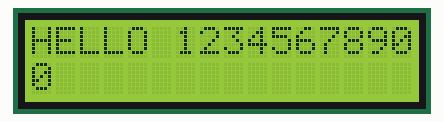
Bench run of a sketch on a simulated Arduino Uno, built with avr-gcc and run on an emulated ATmega328P. On the bench: 16×2 character LCD.

Above: at 0.1 s.
At 4.1 s:
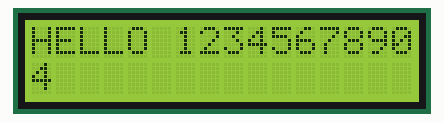
At 9.1 s:
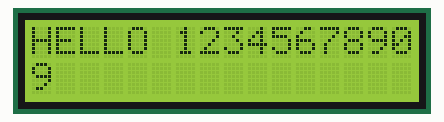
At 19.1 s:
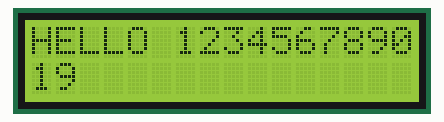
At 29.1 s:
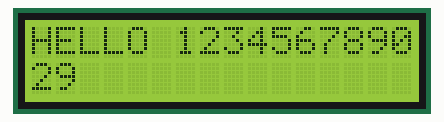
At 39.1 s:
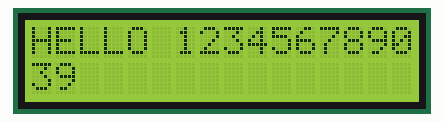

Measured:
- what the display in image 1 shows lasts 1.0 s, from 4.0 s to 5.0 s

The sketch:

lcd_display.ino
```cpp
#include <LiquidCrystal.h>

//         Syntax : LiquidCrystal(rs, rw, enable, d4, d5, d6, d7)
LiquidCrystal lcd = LiquidCrystal(12, 11, 10,     5,  4,  3,  2);  // 配線

void setup(){
  lcd.begin(16, 2);                                   // 液晶の 行数、列数 を設定
  lcd.clear();
  lcd.setCursor(0, 0);
  lcd.print("HELLO 1234567890");
}

void loop(){
  lcd.setCursor(0, 1);
  lcd.print(millis()/1000);
}
```
